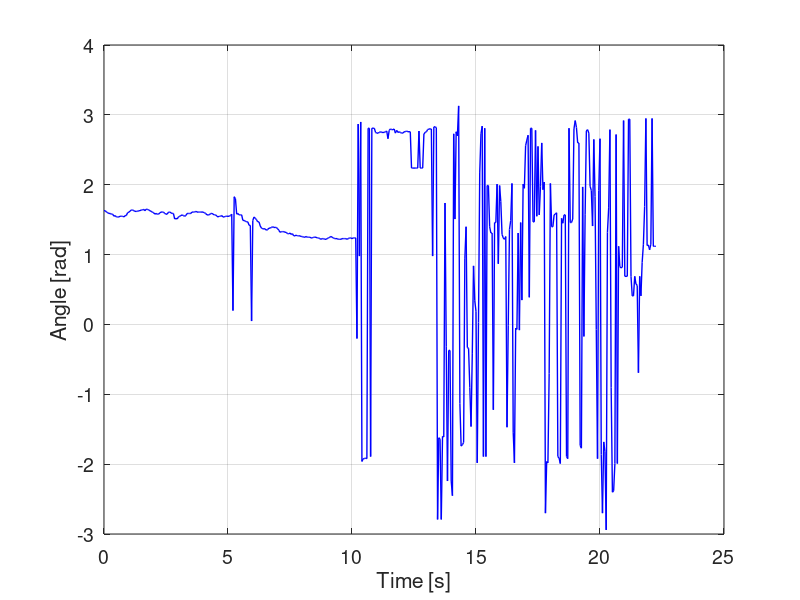

The MATLAB source for this figure:
clear all; clc; close all;
%%
load('move_03.mat')
figure()
fs_time = 0.05;
time = 0:fs_time:length(result(6,1).los_d.data)*fs_time;
hd = plot(time(1,1:end-1),result(6,1).los_phi.data)
xlabel('Time [s]');
ylabel('Angle [rad]');
set(gca,'FontSize',14);  
grid on;
set(hd,'color','b','linewidth',1);